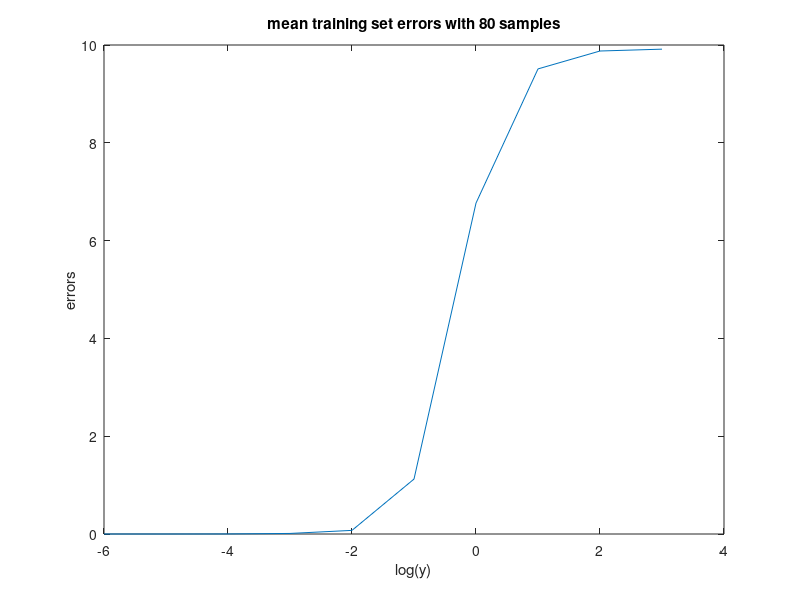
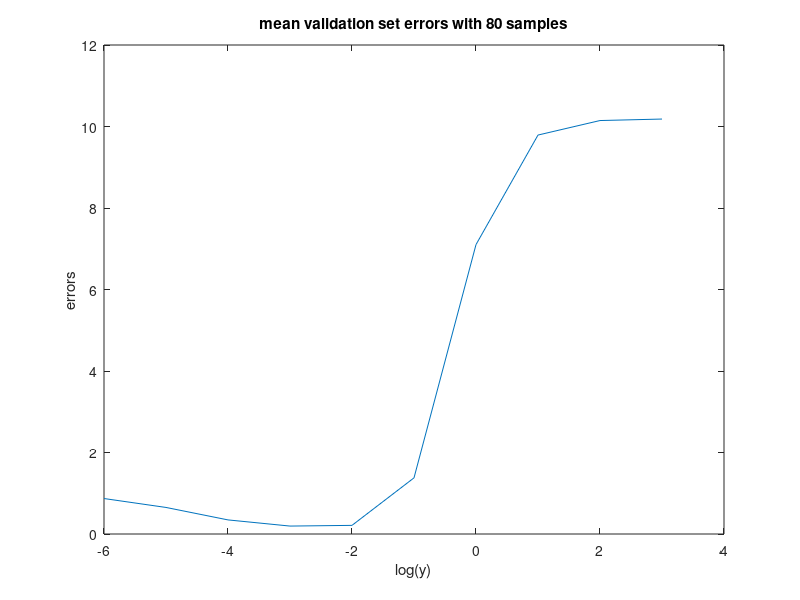
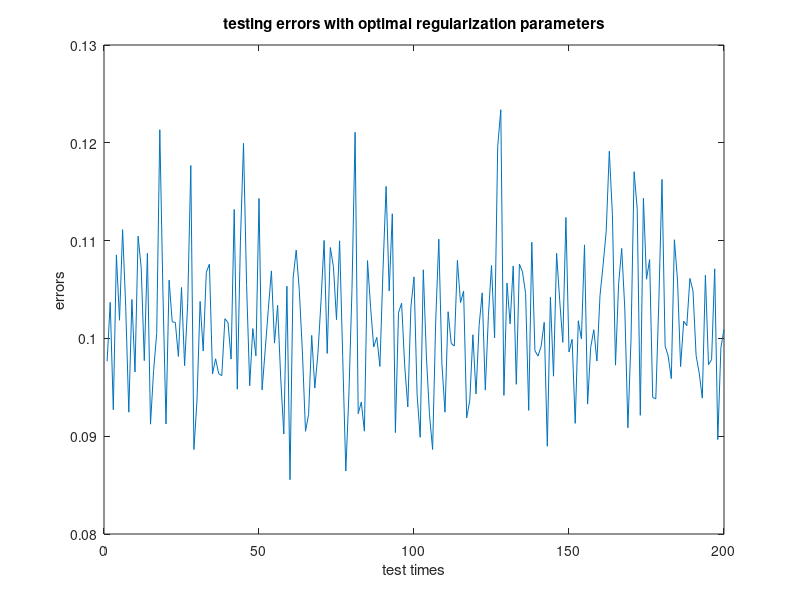

MATLAB code to generate these figures, in order:
%This script shows excercise5 a)
clear
error_train = zeros(10,200);
error_validate = zeros(10,200);
error_test = zeros(1,200);
regularization_para = zeros(1,200);
for j = 1:200
    x = rand(600,10); %xi are drawn from the standard normal distribution. 
    w = rand(10,1); %Pick a random value for w from the standard normal distribution
	n = rand(600,1); %ni are drawn from the standard normal distribution. 

    y = x*w + n; %generate a noisy random data set, containing 600 samples

    x_test = x(101:600,:); % Split the data set into a test set of size 500.
    y_test = y(101:600,:);
    x_split = zeros(20,10,5); %Split the training set into mutiple sections
    y_split = zeros(20,1,5);
    for l = 1:5
        x_validate_split(:,:,l) = x(1+(l-1)*2:l*2,:);
        y_validate_split(:,:,l) = y(1+(l-1)*2:l*2,:);
        if (l==1)
        	x_train_split(:,:,l) = x(l*2+1:10,:);
            y_train_split(:,:,l) = y(l*2+1:10,:);
        elseif(l==5)
            x_train_split(:,:,l) = x(1:8,:);
            y_train_split(:,:,l) = y(1:8,:);    
        else
            x_train_split(:,:,l) = x([1:(l-1)*2,1+l*2:10],:);
            y_train_split(:,:,l) = y([1:(l-1)*2,1+l*2:10],:);
        end
    end
    minError = [10000,10000,10000,10000,10000];
    minParameter = [0,0,0,0,0];
    for l = 1:5
        x_train = x_train_split(:,:,l);
        y_train = y_train_split(:,:,l);
        x_validate = x_validate_split(:,:,l); 
        y_validate = y_validate_split(:,:,l);
        
        k=1;
        
        for i = -6:1:3
            w_train = (x_train'*x_train + 10^(i)*100*eye(10)) \ x_train' * y_train; %perform ridge regression
            y_validate_train = x_validate*w_train; %generate new new noisy data set using estimated w

            %%Using equation (3) compute the mean squared error on the training set
            error_train(k,j) = 8 \ (w_train' * x_train' * x_train * w_train - 2 * y_train'...
                * x_train * w_train + y_train' * y_train); 

            %Using equation (3) compute the mean squared error on the test sets
            error_validate(k,j) = 2 \ (w_train' * x_validate' * x_validate * w_train - 2 * y_validate'...
                * x_validate * w_train + y_validate' * y_validate); 
            if (error_validate(k,j)<minError(l))
                minError(l) = error_validate(k,j);
                minParameter(l) = i;
            end
            k=k+1;
        end
        meanMinError = mean(minError);
        meanMinPara = mean(minParameter);
    end
        x_train_final = x(1:100,:); %training set for testing
        y_train_final = y(1:100,:);
        w_train_test = (x_train_final'*x_train_final + 10^(meanMinPara)*100*eye(10)) \ x_train_final' * y_train_final; %perform ridge regression
        y_test_train = x_test*w_train_test; %generate new new noisy data set using estimated w

        %%Using equation (3) compute the mean squared error on the training set
        error_train_test(j) = 10 \ (w_train_test' * x_train_final' * x_train_final * w_train_test - 2 * y_train_final'...
        * x_train_final * w_train_test + y_train_final' * y_train_final); 

        %Using equation (3) compute the mean squared error on the test sets
        error_test(j) = 500 \ (w_train_test' * x_test' * x_test * w_train_test - 2 * y_test'...
        * x_test * w_train_test + y_test' * y_test); 
        regularization_para(j) = 10^(meanMinPara);
end


error_train_p = zeros(10,1);
error_validate_p = zeros(10,1);
for i = 1:10
    error_train_p(i) = mean(error_train(i,:));
    error_validate_p(i) = mean(error_validate(i,:));
end
i = -6:1:3;
figure
plot(i,error_train_p);
title('mean training set errors with 80 samples')
xlabel('log(y)')
ylabel('errors')
figure
plot(i,error_validate_p);
title('mean validation set errors with 80 samples')
xlabel('log(y)')
ylabel('errors')
i = 1:200;
figure
plot(i,error_test);
title('testing errors with optimal regularization parameters')
xlabel('test times')
ylabel('errors')

'The average of regularization parameter is'
meanRegular = mean(regularization_para)